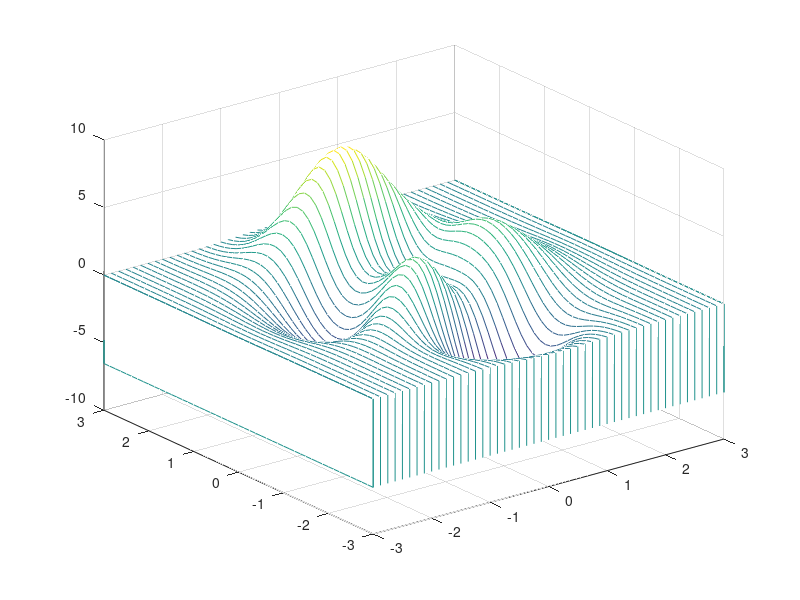
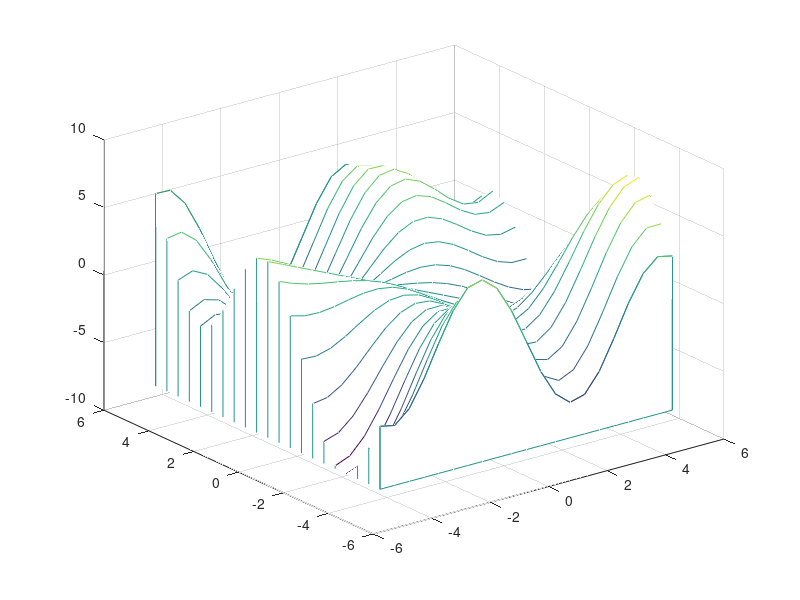
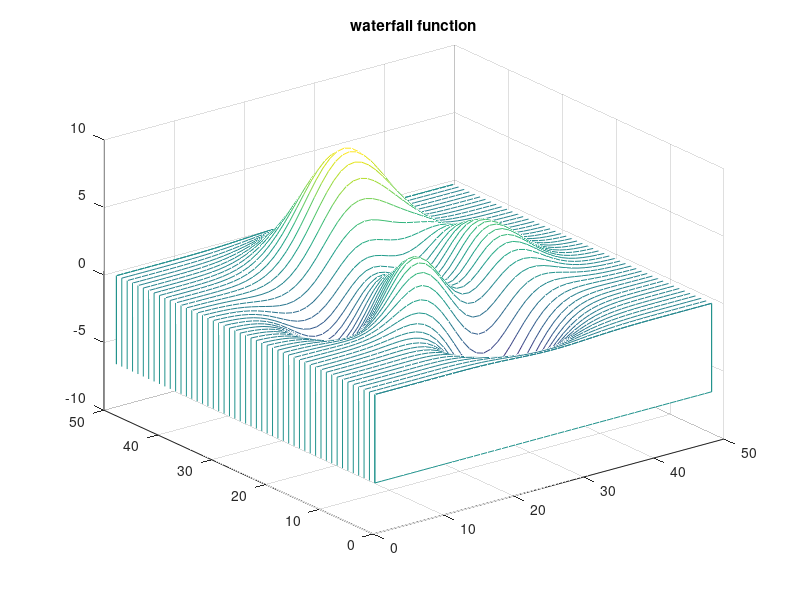

Reproduce these figures in MATLAB, in order.
%=============================================================================
% Copyright (c) 2016-present Allan CORNET (Nelson)
%=============================================================================
% This file is part of the Nelson.
%=============================================================================
% LICENCE_BLOCK_BEGIN
% SPDX-License-Identifier: LGPL-3.0-or-later
% LICENCE_BLOCK_END
%=============================================================================
% <--ADV-CLI MODE-->
%=============================================================================
f = figure();
[X, Y] = meshgrid(-3:.125:3);
Z = peaks(X,Y);
w = waterfall(X',Y',Z');
%=============================================================================
f = figure();
[X,Y] = meshgrid(-5:.5:5);
Z = Y.*sin(X) - X.*cos(Y);
p = waterfall(X, Y, Z);
%=============================================================================
f = figure();
Z = peaks();
waterfall(Z);
title ("waterfall function");
%=============================================================================
